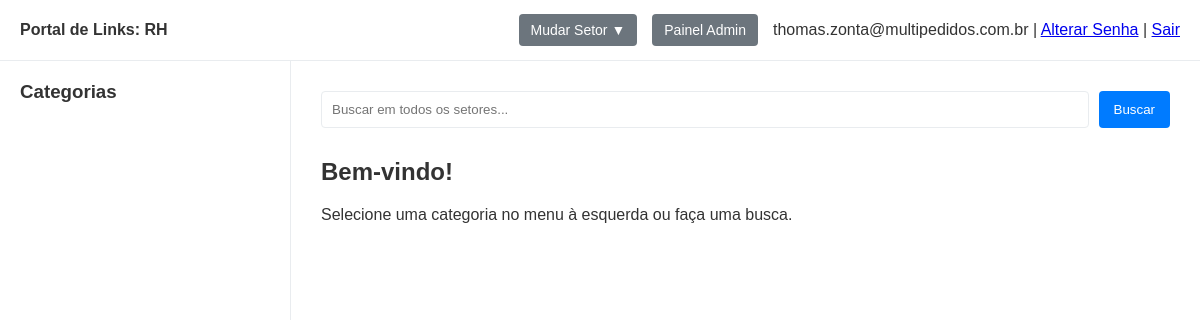
/setor/RH (signed in), run on an earlier commit of the app's database.
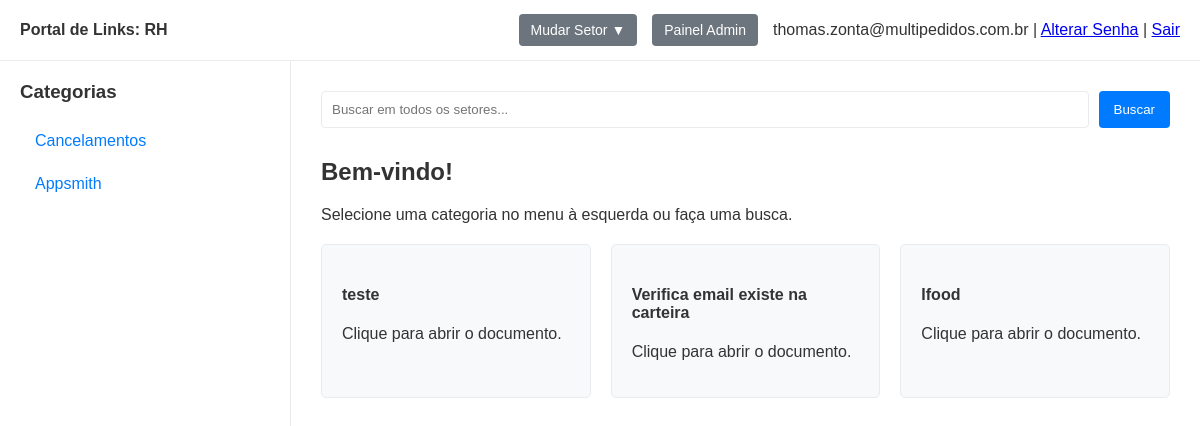
And on a later commit of the database.
### app.py (models this page shows, shortened)
class Sector(db.Model):
    id = db.Column(db.Integer, primary_key=True)
    name = db.Column(db.String(100), unique=True, nullable=False)
    subcategories = db.relationship('Subcategory', back_populates='sector', lazy=True, cascade="all, delete-orphan")
    users = db.relationship('User', secondary=user_sectors_association, lazy='subquery',
                           back_populates='sectors')

class User(db.Model, UserMixin):
    id = db.Column(db.Integer, primary_key=True)
    email = db.Column(db.String(120), unique=True, nullable=False)
    password_hash = db.Column(db.String(60), nullable=False)
    is_admin = db.Column(db.Boolean, nullable=False, default=False)
    sectors = db.relationship('Sector', secondary=user_sectors_association, lazy='subquery',
                             back_populates='users')

class Subcategory(db.Model):
    id = db.Column(db.Integer, primary_key=True)
    name = db.Column(db.String(100), nullable=False)
    sector_id = db.Column(db.Integer, db.ForeignKey('sector.id'), nullable=False)
    sector = db.relationship('Sector', back_populates='subcategories')
    links = db.relationship('Link', back_populates='subcategory', lazy=True, cascade="all, delete-orphan")

class Link(db.Model):
    id = db.Column(db.Integer, primary_key=True)
    name = db.Column(db.String(200), nullable=False)
    url = db.Column(db.String(500), nullable=False)
    order_index = db.Column(db.Integer, nullable=False, default=0) # <-- ADICIONE ESTA LINHA
    subcategory_id = db.Column(db.Integer, db.ForeignKey('subcategory.id'), nullable=False)
    subcategory = db.relationship('Subcategory', back_populates='links')

### app.py (the view)
@app.route('/setor/<sector_name>')
@login_required
def view_sector_dashboard(sector_name):
    sectors_for_dropdown = Sector.query.all() if current_user.is_admin else current_user.sectors
    current_sector = Sector.query.filter_by(name=sector_name).first_or_404()
    if not current_user.is_admin and current_sector not in current_user.sectors:
        flash('Você não tem permissão para acessar este setor.', 'danger')
        return redirect(url_for('dashboard'))
    subcategories_for_sidebar = Subcategory.query.filter_by(sector_id=current_sector.id).all()
    active_subcategory_name = request.args.get('view', None)
    search_term = request.args.get('search', None)
    links_to_show = []
    query = db.session.query(Link).join(Subcategory).filter(Subcategory.sector_id == current_sector.id)
    if search_term:
        active_subcategory_name = None
        links_to_show = query.filter(Link.name.ilike(f'%{search_term}%')).order_by(Link.order_index).all()
    elif active_subcategory_name:
        links_to_show = query.filter(Subcategory.name == active_subcategory_name).order_by(Link.order_index).all()
    else:
        links_to_show = query.order_by(Link.order_index).all()
    return render_template('dashboard.html',
                           sectors_for_dropdown=sectors_for_dropdown,
                           current_sector=current_sector,
                           subcategories=subcategories_for_sidebar,
                           active_subcategory_name=active_subcategory_name,
                           links_to_show=links_to_show,
                           search_term=search_term)

### app.py (called while the page is built)
@login_manager.user_loader
def load_user(user_id):
    return db.session.get(User, int(user_id))

### templates/dashboard.html (shortened to what this page needs)
<!DOCTYPE html>
<html lang="pt-br">
<head>
</head>
<body>
    <header class="header">
        <div class="header-left">
            Portal de Links: <strong>{{ current_sector.name }}</strong>
        </div>
        <div class="header-right">
            {% if current_user.is_admin or current_user.sectors|length > 1 %}
            <div class="sector-dropdown">
                <button>Mudar Setor ▼</button>
            </div>
            {% endif %}
            {% if current_user.is_admin %}
            <a href="{{ url_for('admin.index') }}" class="admin-button">Painel Admin</a>
            {% endif %}
            <div class="user-info">
                {{ current_user.email }} |
                <a href="{{ url_for('change_password') }}">Alterar Senha</a> |
                <a href="{{ url_for('logout') }}">Sair</a>
            </div>
        </div>
    </header>
    <div class="page-container">
        <aside class="sidebar">
            <h3>Categorias</h3>
            <ul>
                {% for subcategory in subcategories %}
                    <li>
                        <a href="{{ url_for('view_sector_dashboard', sector_name=current_sector.name, view=subcategory.name) }}"
                           class="{{ 'active' if subcategory.name == active_subcategory_name else '' }}">
                            {{ subcategory.name }}
                        </a>
                    </li>
                {% endfor %}
            </ul>
        </aside>
        <main class="main-content">
            <form method="GET" action="{{ url_for('view_sector_dashboard', sector_name=current_sector.name) }}" class="search-form">
                <input type="search" name="search" placeholder="Buscar em {{ 'todos os setores' if current_user.is_admin else 'seus setores' }}..." value="{{ search_term or '' }}">
                <button type="submit">Buscar</button>
            </form>
            {% if search_term %}
                <h2>Resultados da busca por: "{{ search_term }}"</h2>
            {% elif active_subcategory_name %}
                <h2>{{ active_subcategory_name }}</h2>
            {% else %}
                <h2>Bem-vindo!</h2>
                <p>Selecione uma categoria no menu à esquerda ou faça uma busca.</p>
            {% endif %}
            {% if links_to_show %}
                <div class="link-grid">
                    {% for link in links_to_show %}
                        <a href="{{ link.url }}" target="_blank" class="link-card">
                            <h4>{{ link.name }}</h4>
                            <p>Clique para abrir o documento.</p>
                        </a>
                    {% endfor %}
                </div>
            {% elif search_term %}
                <p>Nenhum link encontrado com o termo buscado.</p>
            {% endif %}
        </main>
    </div>
</body>
</html>

### templates/dashboard.html (style rules this page uses)
:root { --bg-color: #f4f4f9; --sidebar-bg: #ffffff; --header-bg: #ffffff; --main-content-bg: #ffffff; --text-color: #333; --link-color: #007bff; --active-link-bg: #007bff; --active-link-text: #ffffff; --border-color: #e9ecef; }
body { font-family: sans-serif; background-color: var(--bg-color); color: var(--text-color); margin: 0; display: flex; flex-direction: column; height: 100vh; }
.header { background-color: var(--header-bg); padding: 0 20px; border-bottom: 1px solid var(--border-color); display: flex; justify-content: space-between; align-items: center; height: 60px; flex-shrink: 0; }
.header-left { font-weight: bold; }
.header-right { display: flex; align-items: center; gap: 15px; }
.sector-dropdown { position: relative; display: inline-block; }
.sector-dropdown button, .admin-button { background-color: #6c757d; color: white; padding: 8px 12px; border: none; border-radius: 4px; cursor: pointer; text-decoration: none; font-size: 14px; }
.page-container { display: flex; flex-grow: 1; overflow: hidden; }
.sidebar { background-color: var(--sidebar-bg); width: 250px; padding: 20px; border-right: 1px solid var(--border-color); flex-shrink: 0; overflow-y: auto; }
.sidebar h3 { margin-top: 0; }
.sidebar ul { list-style: none; padding: 0; }
.sidebar ul li a { display: block; padding: 10px 15px; text-decoration: none; color: var(--link-color); border-radius: 4px; margin-bottom: 5px; }
.main-content { background-color: var(--main-content-bg); padding: 30px; flex-grow: 1; overflow-y: auto; }
.link-grid { display: grid; grid-template-columns: repeat(auto-fill, minmax(250px, 1fr)); gap: 20px; margin-top: 20px; }
.link-card { display: block; padding: 20px; background-color: #f8f9fa; border: 1px solid var(--border-color); border-radius: 5px; text-decoration: none; color: var(--text-color); transition: transform 0.2s, box-shadow 0.2s; }
.search-form { display: flex; gap: 10px; margin-bottom: 30px; }
.search-form input { flex-grow: 1; padding: 10px; border: 1px solid var(--border-color); border-radius: 4px; }
.search-form button { padding: 10px 15px; border: none; background-color: var(--link-color); color: white; border-radius: 4px; cursor: pointer; }

What changed in the data, as far as the page shows it:
added Subcategory: name "Cancelamentos"
added Subcategory: name "Appsmith"
added Link: name "teste"
added Link: name "Verifica email existe na carteira"
added Link: name "Ifood"
